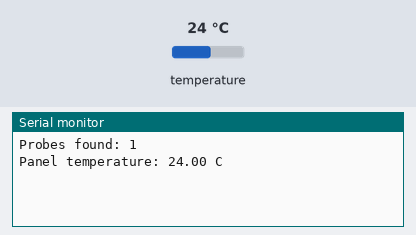
This sketch was run on a simulated ESP32. On the bench: the last lines printed to the serial monitor. Inputs (shaded band) come from the test bench; at power-on: temperature 24 °C.

Above: at 1.7 s.
1.8 s: temperature set to 12 °C
At 4.0 s:
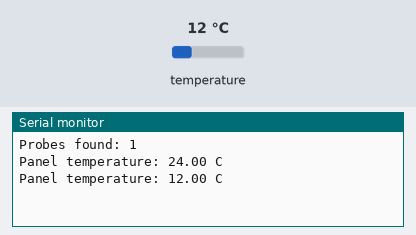
4.3 s: temperature set to 19 °C
At 5.5 s:
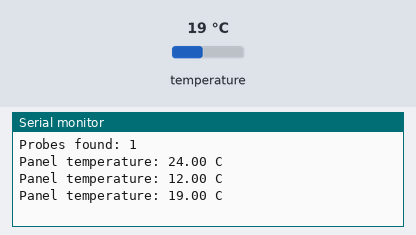
Timing chart, 0 to 7.3 s (numbered marks = the images above; inputs shaded):
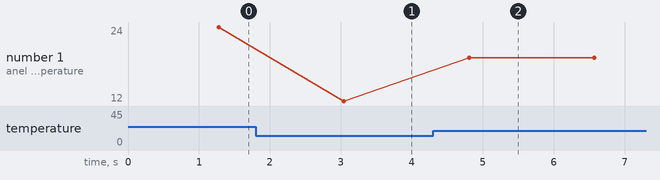

The sketch:

ds18b20_check.ino
```cpp
// Bring-up step 5: read the DS18B20 panel temperature probe.
// Hold the probe in your hand; the reading should rise within a few seconds.
// -127 means the probe is not found: check GPIO 4 and the 4.7 kOhm pull-up.
#include <OneWire.h>
#include <DallasTemperature.h>

OneWire oneWire(4);
DallasTemperature sensors(&oneWire);

void setup() {
  Serial.begin(115200);
  delay(500);
  sensors.begin();
  Serial.printf("Probes found: %d\n", sensors.getDeviceCount());
}

void loop() {
  sensors.requestTemperatures();
  Serial.printf("Panel temperature: %.2f C\n", sensors.getTempCByIndex(0));
  delay(1000);
}
```

Measured:
- after the input at 1.8 s, the serial monitor: prints a new line after 1.2 s (image 1)
- after the input at 4.3 s, the serial monitor: prints a new line after 0.51 s (image 2)
- plotted number 1: 24 → 12 after the input at 1.8 s, 12 → 19 after the input at 4.3 s
